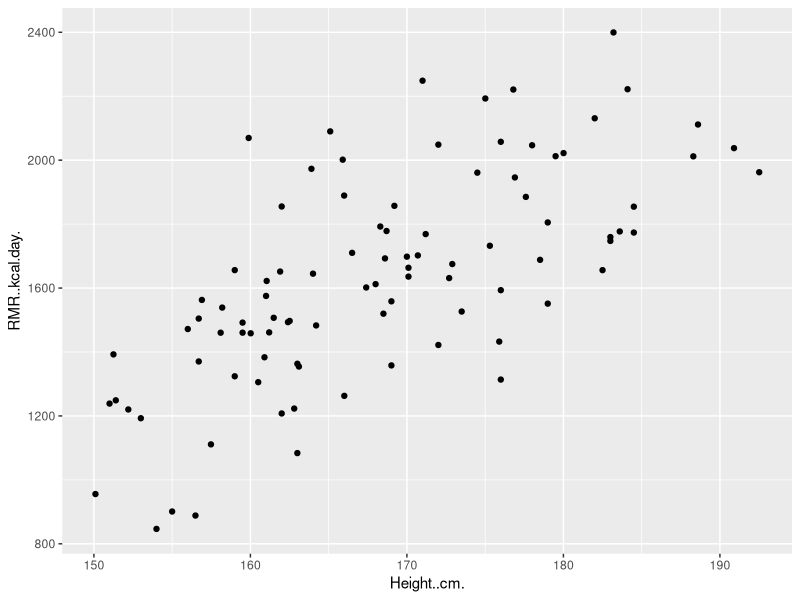
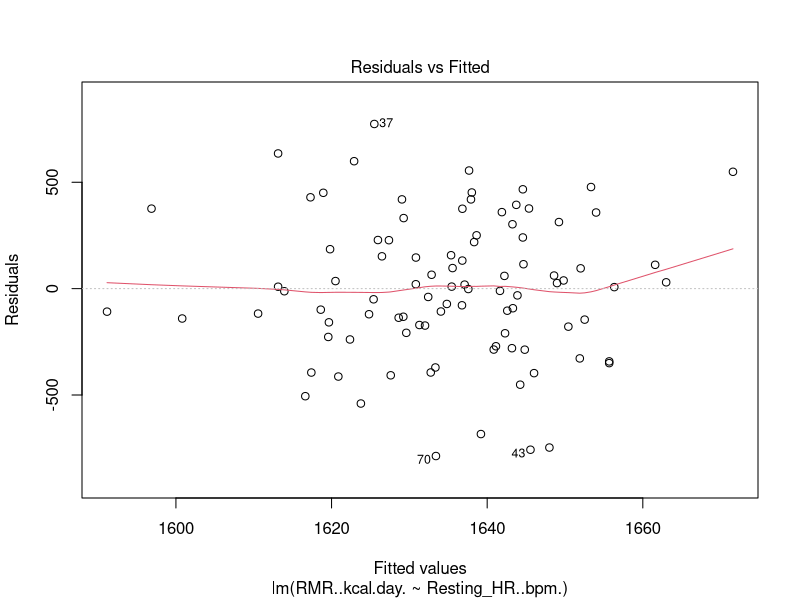
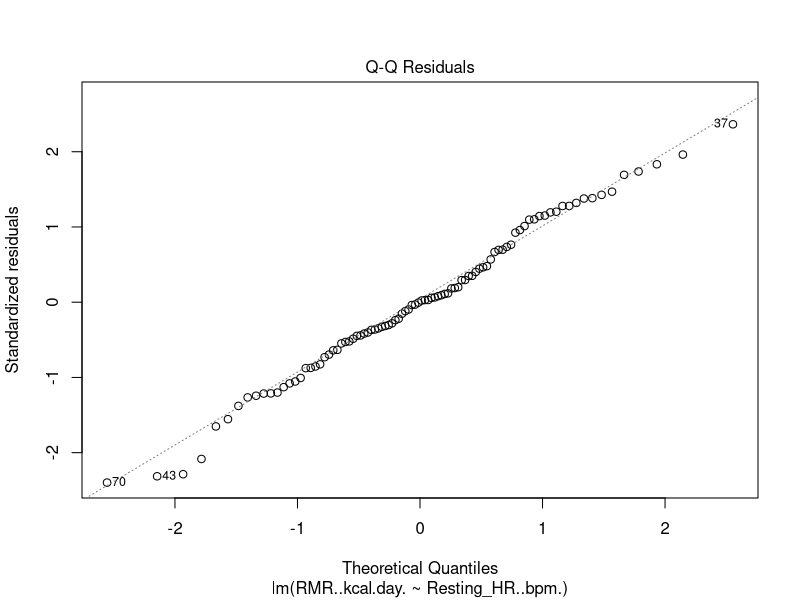
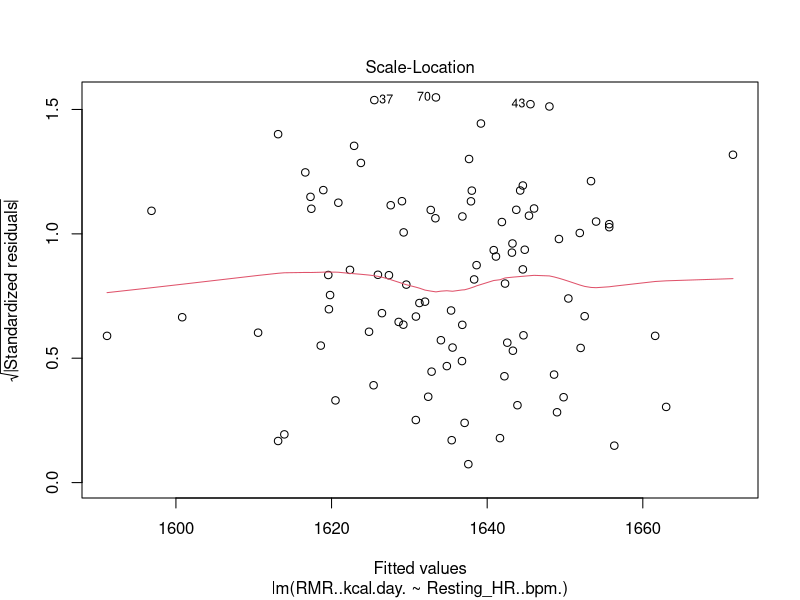
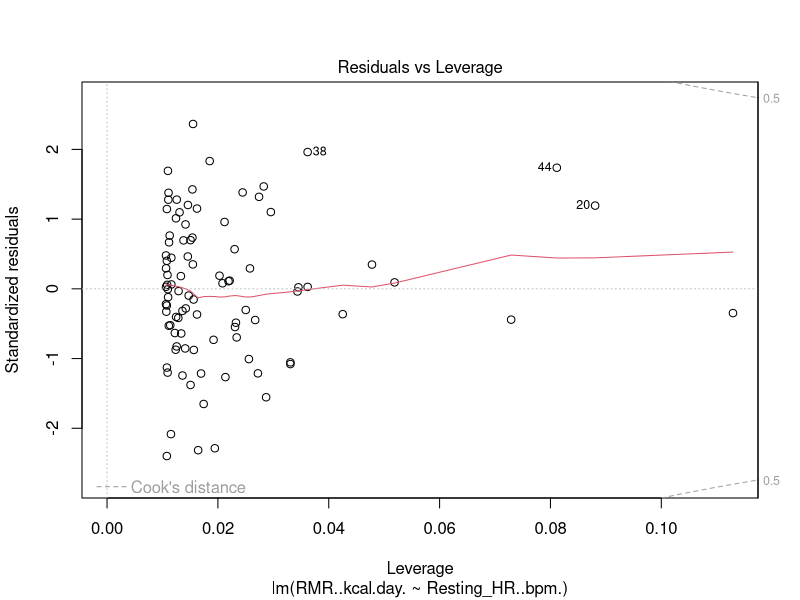
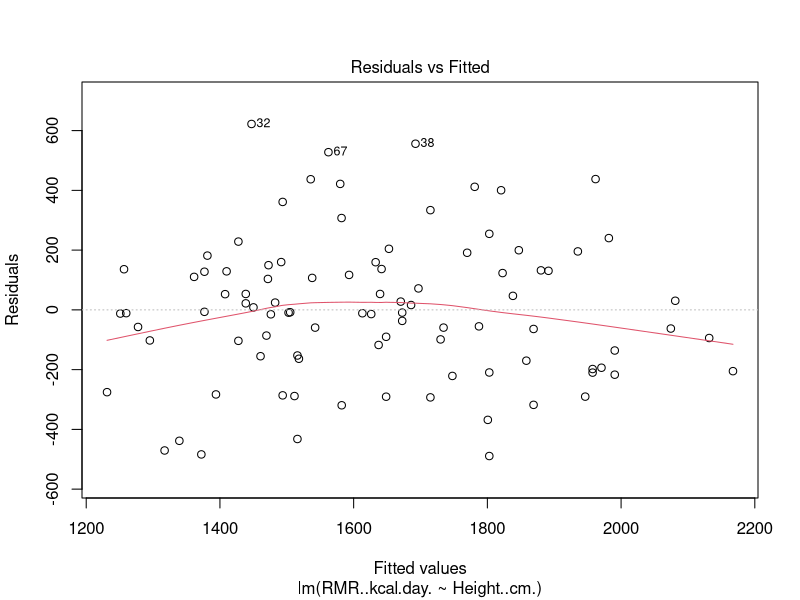
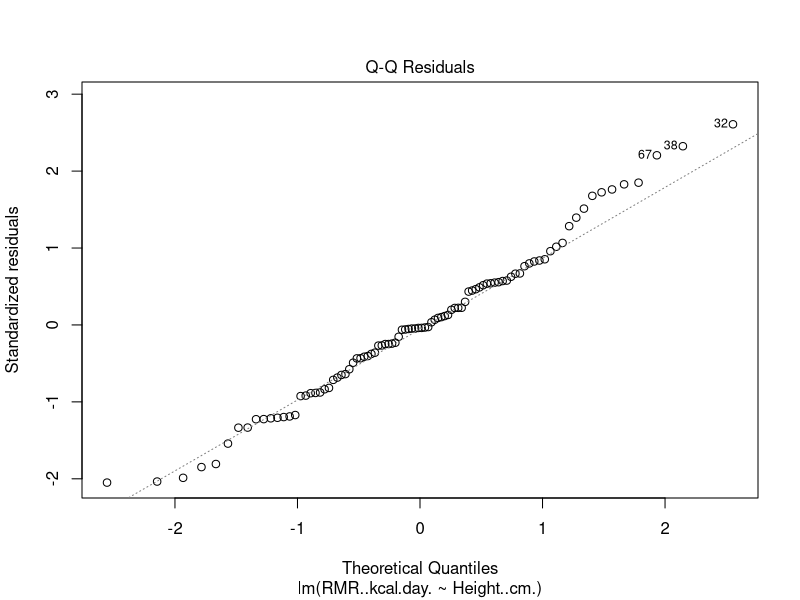
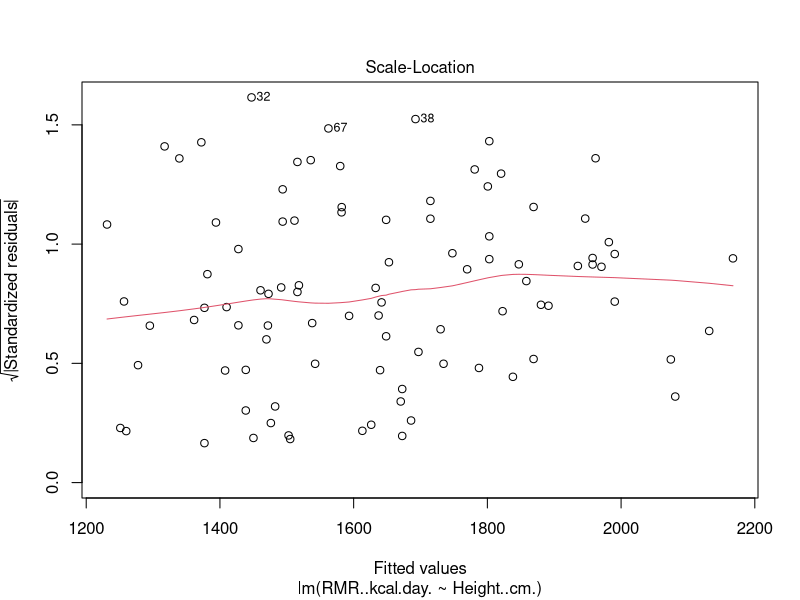

These charts were generated, in order, by the following R code:
library(tidyverse)

heart_data <- read.csv("rmr_data.csv")

### Explortory Analysis ###

### Resting heart rate ###

mean(heart_data$Height..cm.)
sd(heart_data$Height..cm.)

## Resting metabolic rate ###

mean(heart_data$RMR..kcal.day.)
sd(heart_data$RMR..kcal.day.)


## Box plot ###


### BASED on scatter plot there is no correlation between resting Hr and rmr 
ggplot(heart_data, aes(x = Height..cm., y = RMR..kcal.day.)) +
  geom_point()


hr_fit <- lm(RMR..kcal.day. ~ Resting_HR..bpm., data = heart_data)
summary(hr_fit)

plot(hr_fit)

heihgt_fit <- lm(RMR..kcal.day. ~ Height..cm., data = heart_data)

summary(heihgt_fit)

plot(heihgt_fit)
